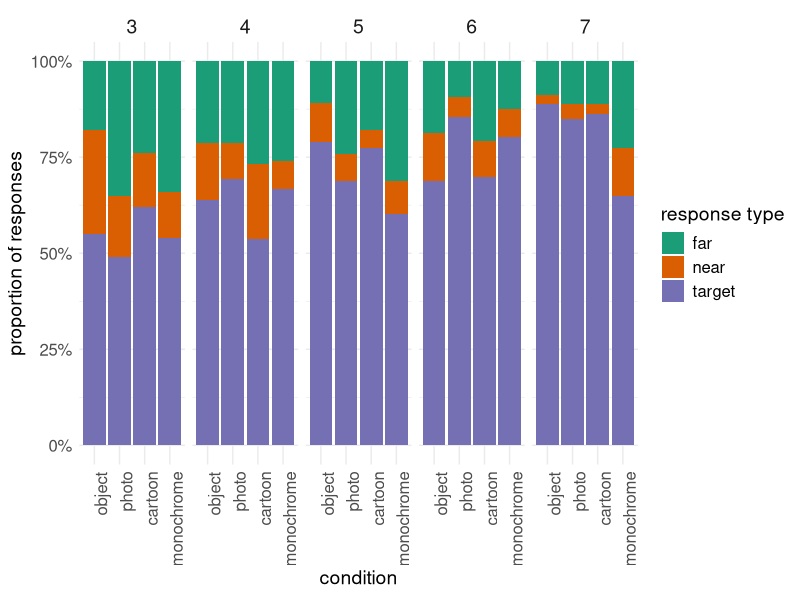
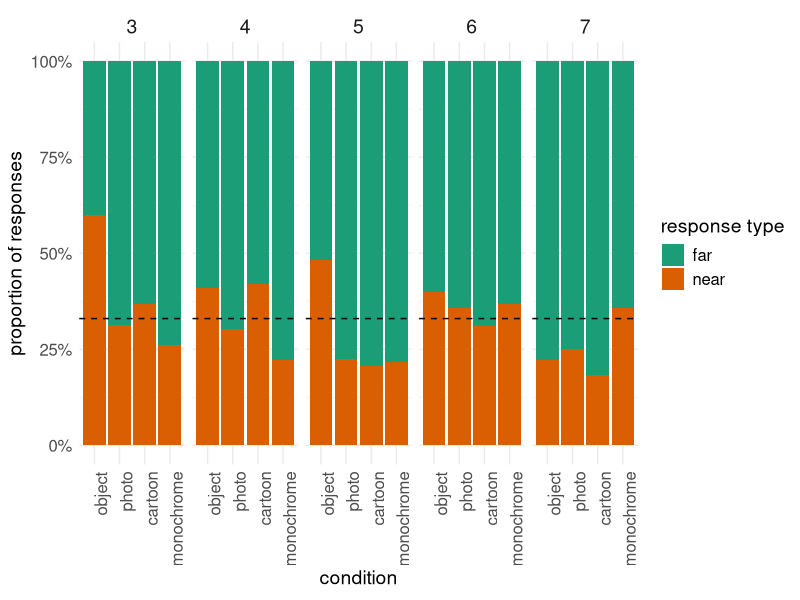
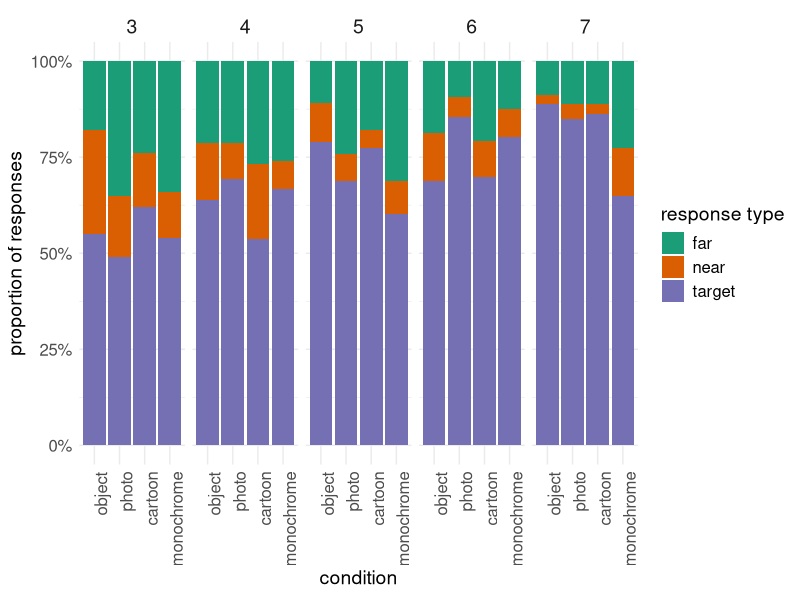
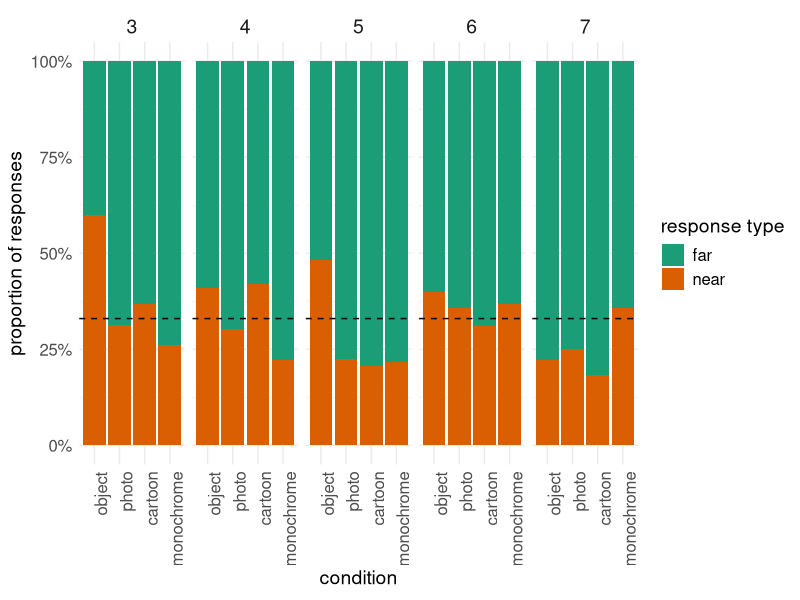

The R source for these figures, in order:
## ---- chunk 1
knitr::opts_chunk$set(echo = TRUE)
library(tidyverse)
library(lme4)
library(ggplot2)
## ---- chunk 2
trialdata <- read_csv('data/all_df.csv') %>% select(-"Unnamed: 0")

trialdata$condition <- relevel(factor(trialdata$condition), ref = "obj") # set object to the reference level

trialdata <- trialdata %>% 
              mutate(rounded_age = factor(round(age))) %>% # bin age in two ways 
              mutate(floored_age = factor(floor(age))) %>%
              mutate(response_type = fct_recode(response_type, # also recode response type
                                   "near" = "Near Distractor",
                                   "far" = "Random",
                                   "target" = "Target")) %>%
              mutate(response_type = factor(response_type,
                                            levels = c("far", "near","target"),
                                            ordered = TRUE)) %>%
              mutate(condition = fct_recode(factor(condition), # recode condition and set levels
                                 "monochrome" = "bw",
                                 "object" = "obj",
                                 "photo" = "photo",
                                 "cartoon" = "cartoon")) %>% 
              mutate(condition = factor(condition,
                                        levels = c("object", "photo","cartoon", "monochrome"),
                                        ordered = FALSE))


trialdata$condition <- relevel(factor(trialdata$condition), ref = "object") # set object to the reference level

## ---- chunk 3
respplot <- ggplot(trialdata, aes(x = condition, fill = response_type)) +
        geom_bar(position = "fill") +
        facet_wrap(~floored_age, nrow = 1) +
        scale_y_continuous(labels = scales::percent) +
        labs(
         x = "condition",
         y = "proportion of responses",
         fill = "response type"
     ) +
     theme_minimal() +
     theme(
       text = element_text(size = 14),          # Base text size
       axis.text = element_text(size = 12),     # Axis labels
       strip.text = element_text(size = 14),    # Facet labels
       legend.text = element_text(size = 12),    # Legend text
       aspect.ratio = 4,
       axis.text.x = element_text(angle = 90, hjust = 1)
     ) +
     scale_fill_brewer(palette="Dark2")

respplot

## use this bit to control how figure image is saved to disk
ggsave('paper/figs/response_type_by_condition_and_age.pdf',
       plot = respplot, device = "pdf",
       width = 12, height = 6, useDingbats = FALSE)
## ---- chunk 4
errors <- trialdata %>%
    filter(response_type %in% c("near","far")) %>% 
    mutate(is_far = response_type=="far")
 
errplot <- ggplot(errors, aes(x = condition, fill = response_type)) +
        geom_bar(position = "fill") +
        facet_wrap(~floored_age, nrow = 1) +
        scale_y_continuous(labels = scales::percent) +
        labs(
         x = "condition",
         y = "proportion of responses",
         fill = "response type"
     ) + 
  geom_hline(yintercept = 0.33, linetype = "dashed", color = "black") +
     theme_minimal() +
     theme(
       text = element_text(size = 14),          # Base text size
       axis.text = element_text(size = 12),     # Axis labels
       strip.text = element_text(size = 14),    # Facet labels
       legend.text = element_text(size = 12),    # Legend text
       aspect.ratio = 4,
       axis.text.x = element_text(angle = 90, hjust = 1)
     ) +
     scale_fill_brewer(palette="Dark2")

errplot

## use this bit to control how figure image is saved to disk
ggsave('paper/figs/error_type_by_condition_and_age.pdf',
       plot = errplot, device = "pdf",
       width = 12, height = 6, useDingbats = FALSE)
## ---- chunk 5
# base_model <- glmer(
#     is_far ~ 1  + (condition | child) + (condition * floored_age | target_word), 
#     data=errors, 
#     family = "binomial"
# )
# 
# condition_model <- glmer(
#     is_far ~ condition * age + (condition | child) + (condition * floored_age | target_word), 
#     data=errors, 
#     family = "binomial"
# )

## ---- chunk 6
base_model <- glmer(
    is_far ~ 1  + (condition | child) + (1 | target_word), 
    data=errors, 
    family = "binomial"
)

condition_model <- glmer(
     is_far ~ condition + (condition | child) + (1 | target_word), 
     data=errors, 
     family = "binomial"
)

anova(base_model, condition_model, test = "Chisq")
## ---- chunk 7
base_model <- glmer(
    is_far ~ 1  + (1 | child) + (1| target_word), 
    data=errors, 
    family = "binomial"
)

condition_model <- glmer(
     is_far ~ condition + (1 | child) + (1| target_word), 
     data=errors, 
     family = "binomial"
)

## ---- chunk 8
age_condition_model <- glmer(
     is_far ~ condition*age + (1 | child) + (1 | target_word), 
     data=errors, 
     family = "binomial"
)

age_condition_model_nointeraction <- glmer(
     is_far ~ condition + age + (1 | child) + (1 | target_word), 
     data=errors, 
     family = "binomial"
)
## ---- chunk 9
summary(age_condition_model)
## ---- chunk 10
summary(condition_model)
## ---- chunk 11
anova(base_model, condition_model, age_condition_model)
